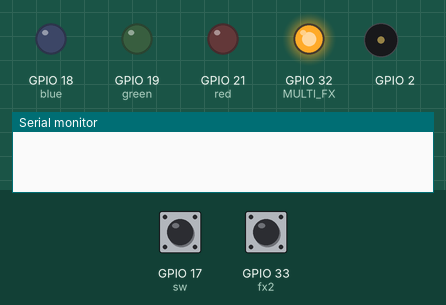
Recording of a sketch running on a simulated ESP32. On the bench: output pins drawn as LEDs (lit = HIGH), buzzer (waves = sounding), the last lines printed to the serial monitor. The inputs (shaded band) are chosen by the test bench; at power-on: GPIO 33 (fx2) LOW, GPIO 17 (sw) HIGH. Pins used as bus, display or sensor lines are not drawn.

Above: at 0.1 s.
At 2.2 s:
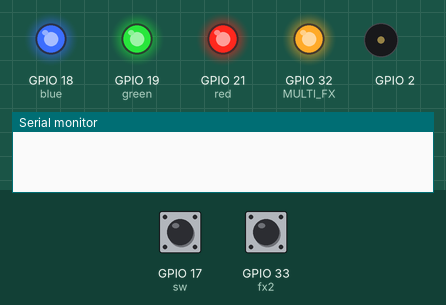
2.3 s: GPIO 33 (fx2) pulsed HIGH 2 times (0.12 s each, 0.3 s apart)
At 3.7 s:
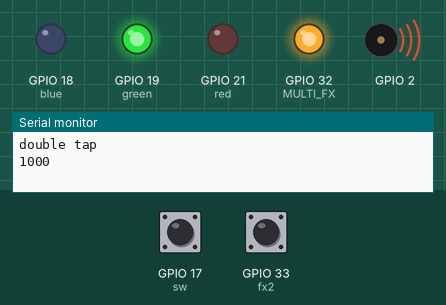
Timing chart, 0 to 10.5 s (numbered marks = the images above; inputs shaded):
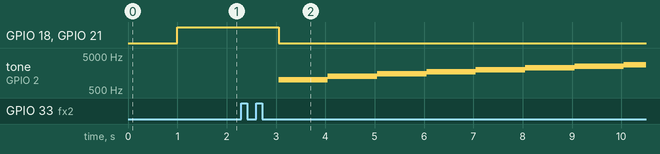

The sketch:

Multi_FX_PrimeGuard.ino
```cpp
//www.diyusthad.com
//www.youtube.com/c/diyusthad
//www.facebook.com/diyusthad
//program by diyusthad
//code for programming multiple functions to a single push button
#define sw 17 //pin at push sw is connected
#define red 21
#define green 19
#define blue 18
#define MULTI_FX 32
#define fx2 33

int freq = 2000;
int channel = 0;
int resolution = 8;

int lastButtonState = LOW;   // the previous reading from the input pin
unsigned long lastDebounceTime = 0;  // the last time the output pin was toggled
unsigned long debounceDelay = 50;    // the debounce time; increase if the output flickers
bool buttonState = LOW; //saving state of the switch
byte tapCounter; //for saving no. of times the switch is pressed
int timediff; //for saving the time in between each press and release of the switch
bool flag1, flag2; //just two variables
long double presstime, releasetime; //for saving millis at press and millis at release
void setup() {
  pinMode(MULTI_FX, OUTPUT); digitalWrite (MULTI_FX, HIGH);
  delay(1000);
  pinMode(fx2, INPUT);
  Serial.begin(115200); //for serial monitor
  pinMode(sw, INPUT_PULLUP); //setting pin 5 as input with internal pull up resistor, avoid floating
  pinMode(red, OUTPUT); digitalWrite(red, HIGH);
  pinMode(green, OUTPUT); digitalWrite(green, HIGH);
  pinMode(blue, OUTPUT); digitalWrite(blue, HIGH);

  ledcSetup(channel, freq, resolution);
  ledcAttachPin(2, channel);
}

void loop() {

  //float i=100.0f*digitalRead(27)/1024.0f;
  //Serial.println(i);
  //delay(25);

  int reading = digitalRead(sw);
  int reading_2 = digitalRead(fx2);

  if (reading_2 != lastButtonState) {
    // reset the debouncing timer
    lastDebounceTime = millis();
  }

  if ((millis() - lastDebounceTime) > debounceDelay) {
    // whatever the reading is at, it's been there for longer than the debounce
    // delay, so take it as the actual current state:

    // if the button state has changed:
    if (reading_2 != buttonState) {
      buttonState = reading_2;
    }
  }
  //Serial.println(buttonState);

  //when switch is pressed
  if (buttonState == 1 && flag2 == 0)
  {
    presstime = millis(); //time from millis fn will save to presstime variable
    flag1 = 0;
    flag2 = 1;
    tapCounter++; //tap counter will increase by 1
    delay(10); //for avoiding debouncing of the switch
  }
  //when sw is released
  if (buttonState == 0 && flag1 == 0)
  {
    releasetime = millis(); //time from millis fn will be saved to releasetime var
    flag1 = 1;
    flag2 = 0;

    timediff = releasetime - presstime; //here we find the time gap between press and release and stored to timediff var
    //Serial.println(timediff);
    delay(10);
  }

  if ((millis() - presstime) > 400 && buttonState == 0) //wait for some time and if sw is in release position
  {
    if (tapCounter == 1) //if tap counter is 1
    {
      if (timediff >= 400) //if time diff is larger than 400 then its a hold
      {
        Serial.println("Hold");
        hold(); //fn to call when the button is hold
      }
      else //if timediff is less than 400 then its a single tap
      {
        Serial.println("single tap");
        singleTap(); //fn to call when the button is single taped
      }
    }
    else if (tapCounter == 2 ) //if tapcounter is 2
    {
      if (timediff >= 400) // if timediff is greater than  400 then its single tap and hold
      {
        Serial.println("single tap and hold");
        tapAndHold(); //fn to call when the button is single tap and hold
      }
      else // if timediff is less than 400 then its just double tap
      {
        Serial.println("double tap");
        doubleTap(); //fn to call when doubletap
      }
    }
    else if (tapCounter == 3) //if tapcounter is 3 //then its triple tap
    {
      Serial.println("triple tap");
      tripleTap(); //fn to call when triple tap
    }
    else if (tapCounter == 4) //if tapcounter is 4 then its 4 tap
    {
      Serial.println("four tap");
      fourTap();//fn to call when four tap
    }
    tapCounter = 0;
  }
  lastButtonState = reading_2;
}
void nolight()
{
  digitalWrite(red, LOW);
  digitalWrite(green, LOW);
  digitalWrite(blue, LOW);
  int freq=0;
  ledcWriteTone(channel, freq);
}
void singleTap()
{
  nolight();
  digitalWrite(MULTI_FX, LOW);
}
void doubleTap()
{
  nolight();
  digitalWrite(green, HIGH);

  ledcWrite(channel, 125);
    for (int freq = 1000; freq < 3000; freq = freq + 250){

     Serial.println(freq);

     ledcWriteTone(channel, freq);
     delay(1000);
    }
}

void tripleTap()
{
  nolight();
  digitalWrite(blue, HIGH);
}
void fourTap()
{
  nolight();
  digitalWrite(red, HIGH);
  digitalWrite(blue, HIGH);
}
void hold()
{
  nolight();
  digitalWrite(red, HIGH);
  digitalWrite(green, HIGH);
}
void tapAndHold()
{
  nolight();
  digitalWrite(green, HIGH);
  digitalWrite(blue, HIGH);
}
```

Measured:
- after the input at 2.3 s, GPIO 18 (blue), GPIO 21 (red): HIGH → LOW after 0.75 s; tone on GPIO 2: plays 1000 Hz for 1.0 s, 1250 Hz for 1.0 s, 1500 Hz for 1.0 s, 1750 Hz for 1.0 s, 2000 Hz for 1.0 s, 2250 Hz for 1.0 s … (8 notes in this stretch), starting after 0.75 s
